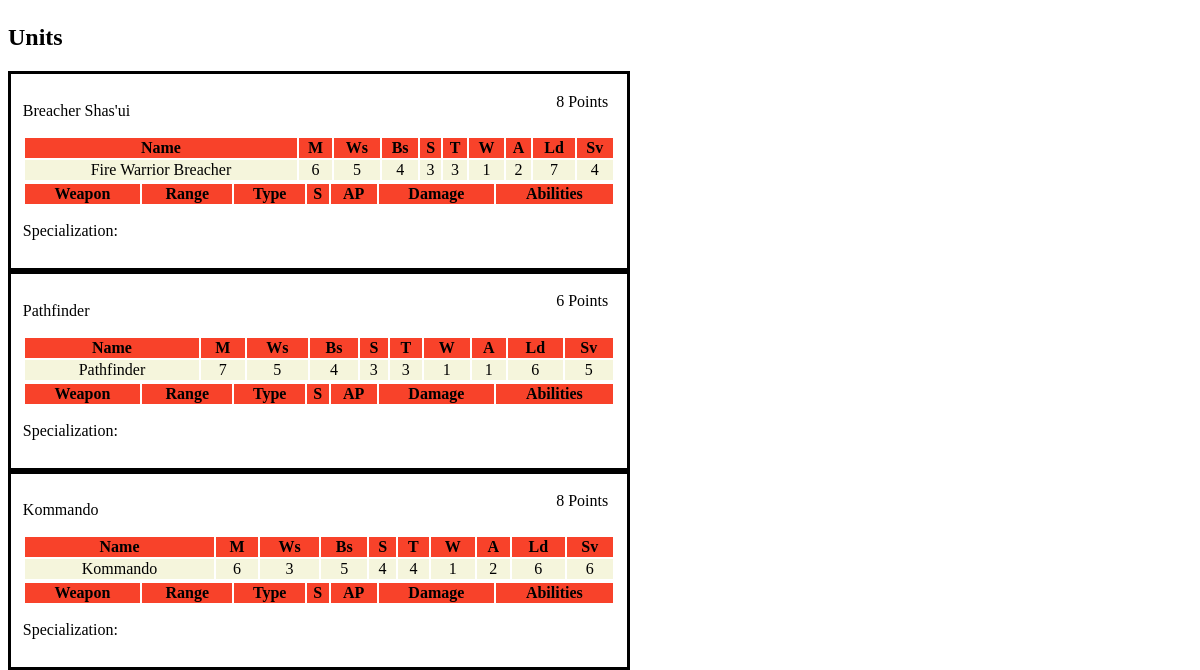
The app's page /report/1/cheatsheet (lower part), older data.
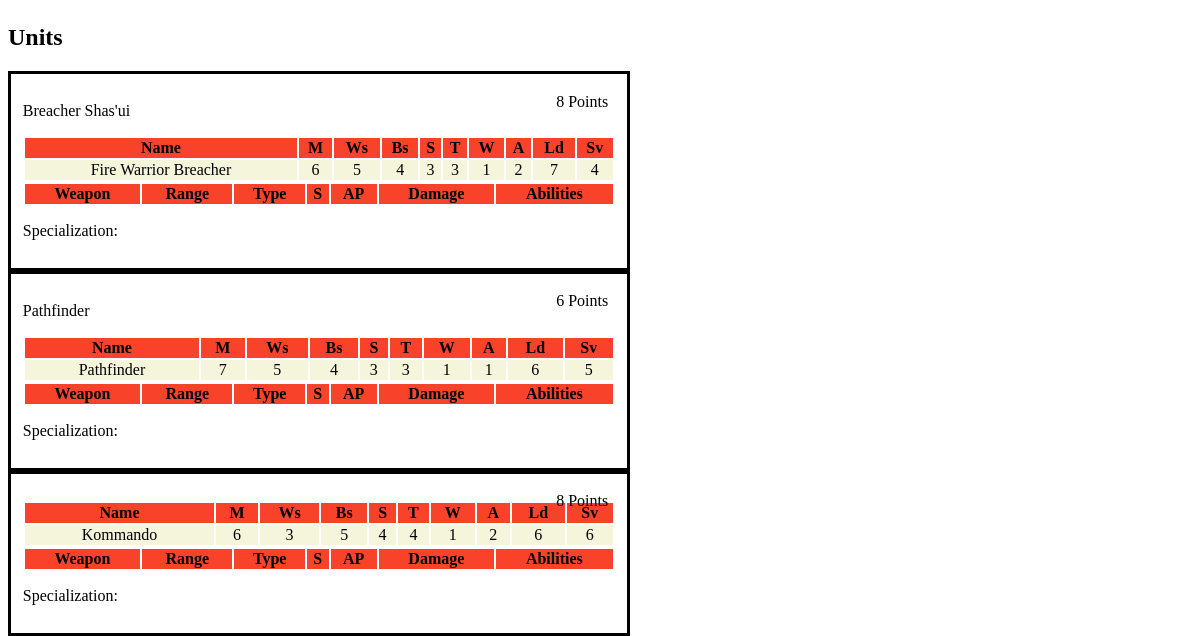
The same page, newer data.
### armybuilder/models.py (models this page shows, shortened)
class Figure(Base):
    __tablename__ = 'figure'
    id = Column(Integer, primary_key=True)
    figure_type = Column(Text)
    figure_name = Column(Text)
    points = Column(Integer)
    move = Column(Text)
    weapon_skill = Column(Integer)
    ballistic_skill = Column(Integer)
    strength = Column(Text)
    toughness = Column(Text)
    wounds = Column(Text)
    attacks = Column(Text)
    leadership = Column(Text)
    save = Column(Text)
    max_number = Column(Integer)
    factions = relationship(
        'Faction', secondary=figure_faction_table,
        back_populates='figures',
        lazy='subquery'
    )
    keywords = relationship(
        'Keyword',
        secondary=figure_keyword_table,
        back_populates='figures',
        lazy='subquery'
    )
    abilities = relationship(
        'Ability',
        secondary=figure_ability_table,
        back_populates='figures',
        lazy='subquery'
    )

### armybuilder/views.py (the view)
@app.route('/report/<int:roster_id>/<string:report_name>')
def report_view(roster_id, report_name):
    if 'report_view_memo' not in g:
        g.report_view_memo = {}
    if roster_id not in g.report_view_memo or report_name not in g.report_view_memo[roster_id]:
        with tempfile.TemporaryDirectory() as tmpdir:
            g.report_view_memo[roster_id] = generate_report(tmpdir, roster_id)
    return g.report_view_memo[roster_id][report_name]

### armybuilder/models.py (called while the page is built)
    @property
    def points(self):
        wargear_points = sum([ w.points if w.points else 0 for w in self.wargear ]) if self.wargear else 0
        figure_points = self.figure.points if self.figure.points else 0
        return wargear_points + figure_points

### armybuilder/report.py (called while the page is built)
def render_report_template(template_name: str, context: Dict[str, Any]) -> str:
    with app.app_context():
        return render_template(
            template_name, **context
        )

### armybuilder/templates/report/cheatsheet.html.jinja (shortened to what this page needs)
{% extends "report/base.html.jinja" %}
{% block content %}
    <h2 class="tactic_label"> {{ "Units" }}</h2>
    {% for model in unique_models %}
        {{ macros.create_data_card(model) }}
    {% endfor %}
{% endblock %}

### armybuilder/templates/report/base.html.jinja (shortened to what this page needs)
{% import "report/macros.html.jinja" as macros %}
<!DOCTYPE html>
<html xmlns="http://www.w3.org/1999/xhtml"
      xmlns:svg="http://www.w3.org/2000/svg"
      xmlns:vml="urn:schemas-microsoft-com:vml">
    <head>
    </head>
    <body>
    {% block content %}
    {% endblock %}
    </body>
</html>

### armybuilder/templates/report/macros.html.jinja (shortened to what this page needs)
{% macro data_card_table_heading_for_model() %}
    <tr class="table-heading">
        <th>Name</th>
        <th>M</th>
        <th>Ws</th>
        <th>Bs</th>
        <th>S</th>
        <th>T</th>
        <th>W</th>
        <th>A</th>
        <th>Ld</th>
        <th>Sv</th>
    </tr>
{% endmacro %}
{% macro data_card_table_heading_for_weapons(column_headings) %}
    <tr class="table-heading">
        <th>Weapon</th>
        <th>Range</th>
        <th>Type</th>
        <th>S</th>
        <th>AP</th>
        <th>Damage</th>
        <th>Abilities</th>
    </tr>
{% endmacro %}
{% macro populate_data_card_model_table(model) %}
    <tr>
        <td>{{model.figure_type}}</td>
        <td>{{model.move}}</td>
        <td>{{model.weapon_skill}}</td>
        <td>{{model.ballistic_skill}}</td>
        <td>{{model.strength}}</td>
        <td>{{model.toughness}}</td>
        <td>{{model.wounds}}</td>
        <td>{{model.attacks}}</td>
        <td>{{model.leadership}}</td>
        <td>{{model.save}}</td>
    </tr>
{% endmacro %}
{% macro create_data_card(model) %}
    <div class="data-card-div">
        <p> {{model.figure_name}} </p>
        <p class="points-text"> {{ model.points }} Points </p>
        <table class="data-card-table">
            {{ data_card_table_heading_for_model() }}
            {{ populate_data_card_model_table(model) }}
        </table>
        <table class="data-card-table">
            {{ data_card_table_heading_for_weapons(model.keys) }}
        </table>
        {% if model.specialization %}
        <p> Specialization: {{ model.specialization.name }} : {{ model.specialization.passive }}</p>
        {% else %}
        <p> Specialization:</p>
        {% endif %}
    </div>
{% endmacro %}

### armybuilder/templates/report/datacards.html.jinja (shortened to what this page needs)
{% extends "report/base.html.jinja" %}

### armybuilder/templates/report/roster.html.jinja (shortened to what this page needs)
{% extends "report/base.html.jinja" %}

Row changes from the older to the newer data that the page shows:
changed Figure "Kommando": figure_name "Kommando" → (not shown)
